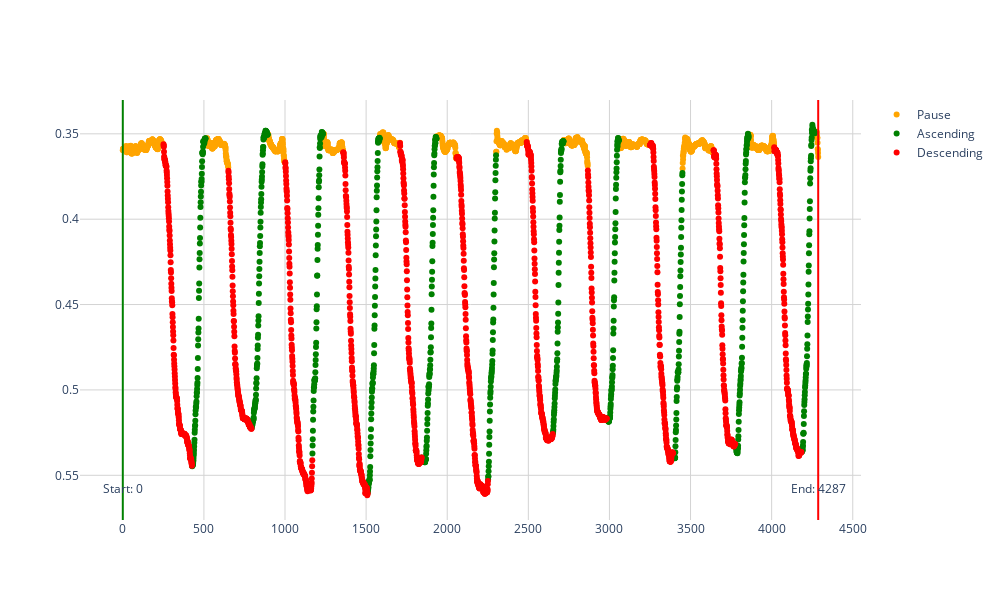
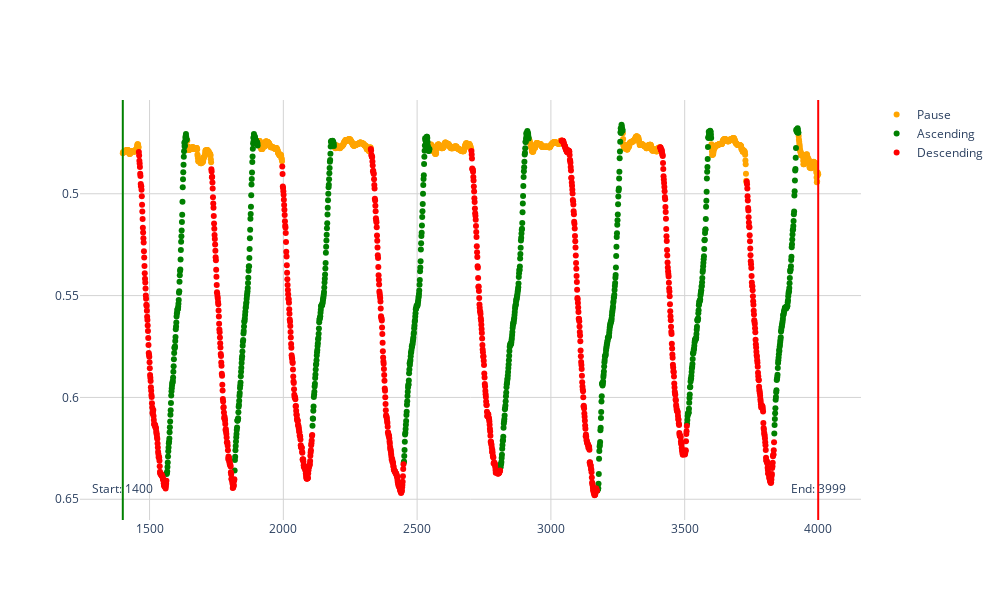
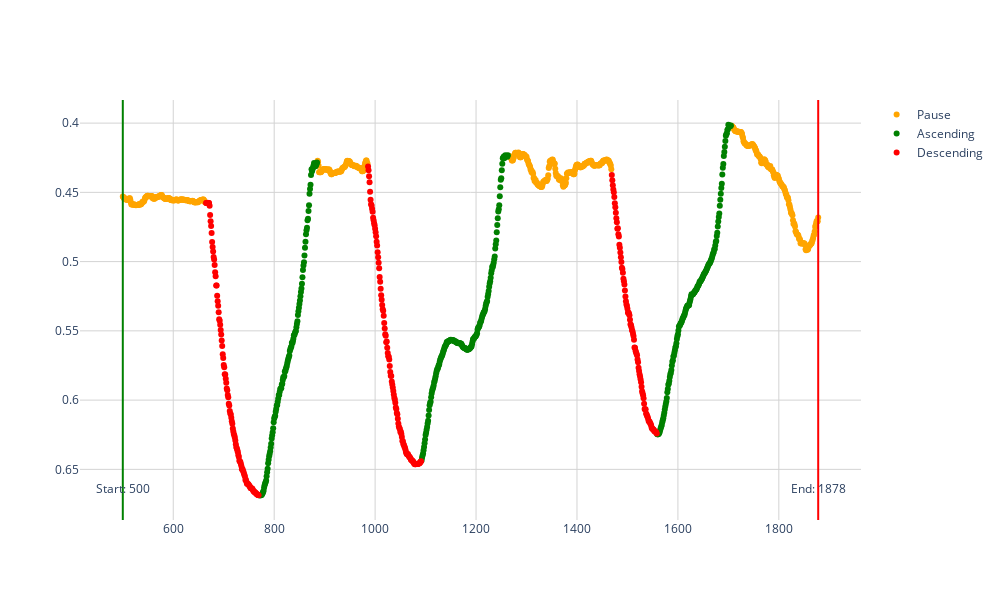
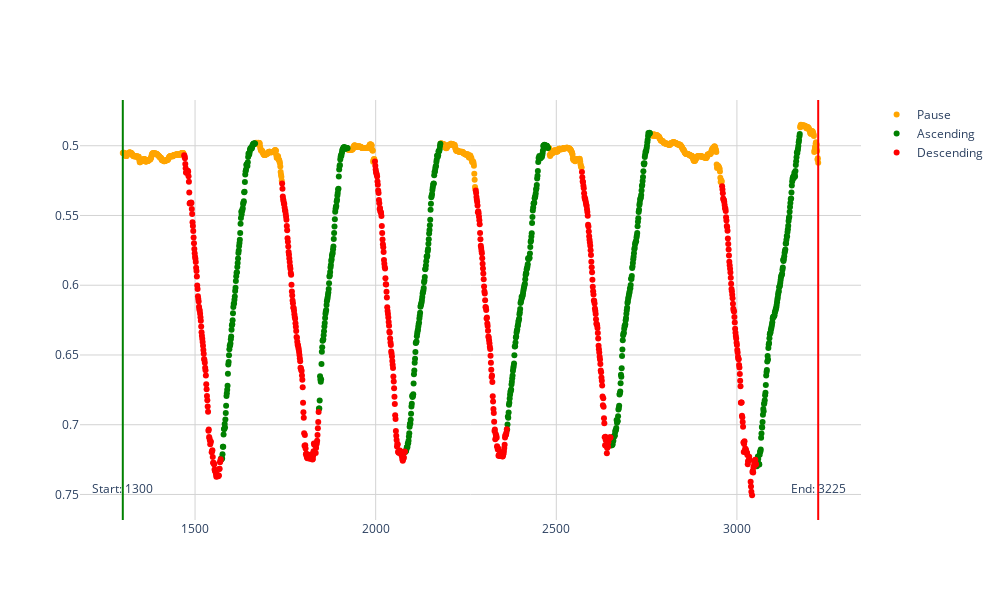

Write notebook code for charts like these, in order.
### Code cell
import os

# Get a list of all CSV files in the 'labled_data' directory
csv_files = [f for f in os.listdir("labled_data") if f.endswith(".csv")]

# Sort the list of CSV files in ascending order
csv_files = sorted(csv_files)

# Plot each CSV file
for csv_file in csv_files:
    csv_file_path = os.path.join("labled_data", csv_file)
    print(f"Plotting {csv_file}...")
    plot_movement_data(csv_file_path)

### Figure 1 — Plotly figure (JSON) as saved in the notebook; plotly's stock layout.template omitted (floating-point values rounded to 4 significant figures; data arrays with more than 128 entries replaced by an {"elided": "..."} marker saying what was removed)
{"data": [{"hovertemplate": "x: %{x}", "marker": {"color": "orange"}, "mode": "markers", "name": "Pause", "type": "scatter", "x": {"elided": "1766 int values"}, "y": {"elided": "1766 float values"}}, {"hovertemplate": "x: %{x}", "marker": {"color": "green"}, "mode": "markers", "name": "Ascending", "type": "scatter", "x": {"elided": "833 int values"}, "y": {"elided": "833 float values"}}, {"hovertemplate": "x: %{x}", "marker": {"color": "red"}, "mode": "markers", "name": "Descending", "type": "scatter", "x": {"elided": "1689 int values"}, "y": {"elided": "1689 float values"}}, {"hovertemplate": "x: %{x}", "marker": {"color": "yellow"}, "mode": "markers", "name": "Transition", "type": "scatter", "x": [], "y": []}, {"hovertemplate": "x: %{x}", "marker": {"color": "grey"}, "mode": "markers", "name": "Unknown", "type": "scatter", "x": [], "y": []}], "layout": {"annotations": [{"showarrow": false, "text": "Start: 0", "x": 0, "y": 0.05, "yref": "paper"}, {"showarrow": false, "text": "End: 4287", "x": 4287, "y": 0.05, "yref": "paper"}], "height": 600, "hovermode": "x", "paper_bgcolor": "rgba(0,0,0,0)", "plot_bgcolor": "rgba(0,0,0,0)", "shapes": [{"line": {"color": "Green", "width": 2}, "type": "line", "x0": 0, "x1": 0, "y0": 0, "y1": 1, "yref": "paper"}, {"line": {"color": "Red", "width": 2}, "type": "line", "x0": 4287, "x1": 4287, "y0": 0, "y1": 1, "yref": "paper"}], "width": 1000, "xaxis": {"gridcolor": "LightGrey", "gridwidth": 1, "showgrid": true}, "yaxis": {"autorange": "reversed", "gridcolor": "LightGrey", "gridwidth": 1, "showgrid": true}}}

### Figure 2 — Plotly figure (JSON) as saved in the notebook; plotly's stock layout.template omitted (floating-point values rounded to 4 significant figures; data arrays with more than 128 entries replaced by an {"elided": "..."} marker saying what was removed)
{"data": [{"hovertemplate": "x: %{x}", "marker": {"color": "orange"}, "mode": "markers", "name": "Pause", "type": "scatter", "x": {"elided": "1002 int values"}, "y": {"elided": "1002 float values"}}, {"hovertemplate": "x: %{x}", "marker": {"color": "green"}, "mode": "markers", "name": "Ascending", "type": "scatter", "x": {"elided": "726 int values"}, "y": {"elided": "726 float values"}}, {"hovertemplate": "x: %{x}", "marker": {"color": "red"}, "mode": "markers", "name": "Descending", "type": "scatter", "x": {"elided": "872 int values"}, "y": {"elided": "872 float values"}}, {"hovertemplate": "x: %{x}", "marker": {"color": "yellow"}, "mode": "markers", "name": "Transition", "type": "scatter", "x": [], "y": []}, {"hovertemplate": "x: %{x}", "marker": {"color": "grey"}, "mode": "markers", "name": "Unknown", "type": "scatter", "x": [], "y": []}], "layout": {"annotations": [{"showarrow": false, "text": "Start: 1400", "x": 1400, "y": 0.05, "yref": "paper"}, {"showarrow": false, "text": "End: 3999", "x": 3999, "y": 0.05, "yref": "paper"}], "height": 600, "hovermode": "x", "paper_bgcolor": "rgba(0,0,0,0)", "plot_bgcolor": "rgba(0,0,0,0)", "shapes": [{"line": {"color": "Green", "width": 2}, "type": "line", "x0": 1400, "x1": 1400, "y0": 0, "y1": 1, "yref": "paper"}, {"line": {"color": "Red", "width": 2}, "type": "line", "x0": 3999, "x1": 3999, "y0": 0, "y1": 1, "yref": "paper"}], "width": 1000, "xaxis": {"gridcolor": "LightGrey", "gridwidth": 1, "showgrid": true}, "yaxis": {"autorange": "reversed", "gridcolor": "LightGrey", "gridwidth": 1, "showgrid": true}}}

### Figure 3 — Plotly figure (JSON) as saved in the notebook; plotly's stock layout.template omitted (floating-point values rounded to 4 significant figures; data arrays with more than 128 entries replaced by an {"elided": "..."} marker saying what was removed)
{"data": [{"hovertemplate": "x: %{x}", "marker": {"color": "orange"}, "mode": "markers", "name": "Pause", "type": "scatter", "x": {"elided": "643 int values"}, "y": {"elided": "643 float values"}}, {"hovertemplate": "x: %{x}", "marker": {"color": "green"}, "mode": "markers", "name": "Ascending", "type": "scatter", "x": {"elided": "435 int values"}, "y": {"elided": "435 float values"}}, {"hovertemplate": "x: %{x}", "marker": {"color": "red"}, "mode": "markers", "name": "Descending", "type": "scatter", "x": {"elided": "301 int values"}, "y": {"elided": "301 float values"}}, {"hovertemplate": "x: %{x}", "marker": {"color": "yellow"}, "mode": "markers", "name": "Transition", "type": "scatter", "x": [], "y": []}, {"hovertemplate": "x: %{x}", "marker": {"color": "grey"}, "mode": "markers", "name": "Unknown", "type": "scatter", "x": [], "y": []}], "layout": {"annotations": [{"showarrow": false, "text": "Start: 500", "x": 500, "y": 0.05, "yref": "paper"}, {"showarrow": false, "text": "End: 1878", "x": 1878, "y": 0.05, "yref": "paper"}], "height": 600, "hovermode": "x", "paper_bgcolor": "rgba(0,0,0,0)", "plot_bgcolor": "rgba(0,0,0,0)", "shapes": [{"line": {"color": "Green", "width": 2}, "type": "line", "x0": 500, "x1": 500, "y0": 0, "y1": 1, "yref": "paper"}, {"line": {"color": "Red", "width": 2}, "type": "line", "x0": 1878, "x1": 1878, "y0": 0, "y1": 1, "yref": "paper"}], "width": 1000, "xaxis": {"gridcolor": "LightGrey", "gridwidth": 1, "showgrid": true}, "yaxis": {"autorange": "reversed", "gridcolor": "LightGrey", "gridwidth": 1, "showgrid": true}}}

### Figure 4 — Plotly figure (JSON) as saved in the notebook; plotly's stock layout.template omitted (floating-point values rounded to 4 significant figures; data arrays with more than 128 entries replaced by an {"elided": "..."} marker saying what was removed)
{"data": [{"hovertemplate": "x: %{x}", "marker": {"color": "orange"}, "mode": "markers", "name": "Pause", "type": "scatter", "x": {"elided": "759 int values"}, "y": {"elided": "759 float values"}}, {"hovertemplate": "x: %{x}", "marker": {"color": "green"}, "mode": "markers", "name": "Ascending", "type": "scatter", "x": {"elided": "617 int values"}, "y": {"elided": "617 float values"}}, {"hovertemplate": "x: %{x}", "marker": {"color": "red"}, "mode": "markers", "name": "Descending", "type": "scatter", "x": {"elided": "550 int values"}, "y": {"elided": "550 float values"}}, {"hovertemplate": "x: %{x}", "marker": {"color": "yellow"}, "mode": "markers", "name": "Transition", "type": "scatter", "x": [], "y": []}, {"hovertemplate": "x: %{x}", "marker": {"color": "grey"}, "mode": "markers", "name": "Unknown", "type": "scatter", "x": [], "y": []}], "layout": {"annotations": [{"showarrow": false, "text": "Start: 1300", "x": 1300, "y": 0.05, "yref": "paper"}, {"showarrow": false, "text": "End: 3225", "x": 3225, "y": 0.05, "yref": "paper"}], "height": 600, "hovermode": "x", "paper_bgcolor": "rgba(0,0,0,0)", "plot_bgcolor": "rgba(0,0,0,0)", "shapes": [{"line": {"color": "Green", "width": 2}, "type": "line", "x0": 1300, "x1": 1300, "y0": 0, "y1": 1, "yref": "paper"}, {"line": {"color": "Red", "width": 2}, "type": "line", "x0": 3225, "x1": 3225, "y0": 0, "y1": 1, "yref": "paper"}], "width": 1000, "xaxis": {"gridcolor": "LightGrey", "gridwidth": 1, "showgrid": true}, "yaxis": {"autorange": "reversed", "gridcolor": "LightGrey", "gridwidth": 1, "showgrid": true}}}
